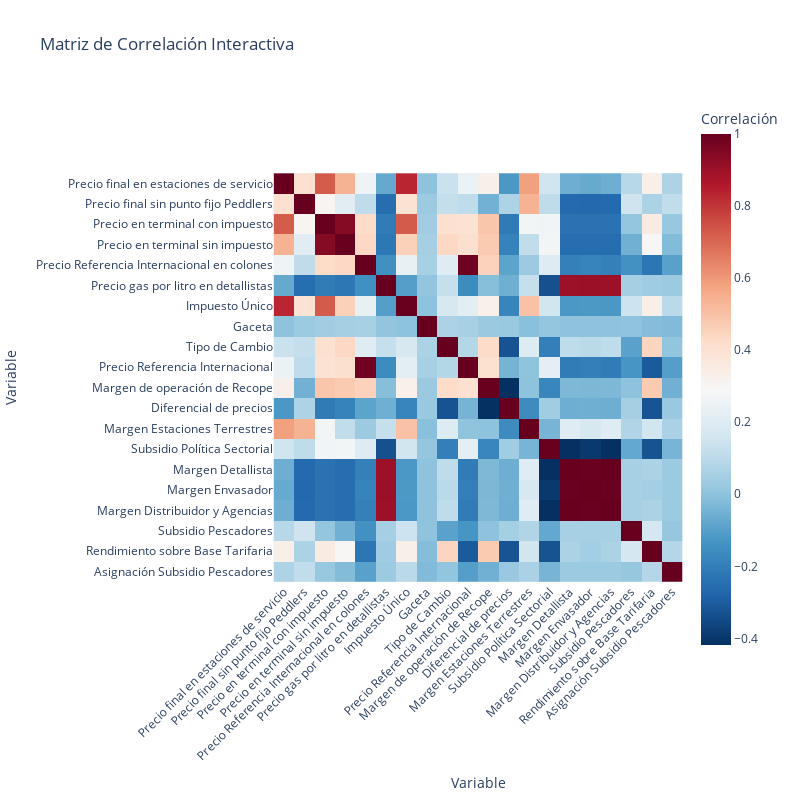

The cell this chart's notebook holds for it:
### Markdown cell above
## Correlación de las variables

### Code cell
import numpy as np
import matplotlib.pyplot as plt
import seaborn as sns
import plotly.express as px
import plotly.graph_objects as go

# Usar el DataFrame original o el procesado según disponibilidad
# Preferimos usar un DataFrame sin normalizar para ver las correlaciones originales
df_corr = df_clean.copy()

# Seleccionar solo columnas numéricas para el análisis de correlación
num_cols = df_corr.select_dtypes(include=['float64', 'int64', 'Int64']).columns.tolist()
print(f"Analizando correlaciones entre {len(num_cols)} variables numéricas")

# Verificar que haya suficientes columnas numéricas para analizar
if len(num_cols) < 2:
    print("No hay suficientes variables numéricas para realizar un análisis de correlación.")
else:
    # 1. Matriz de correlación de Pearson
    print("\n1. MATRIZ DE CORRELACIÓN DE PEARSON")
    print("Muestra correlaciones lineales entre variables (-1 a 1)")
    
    # Calcular la matriz de correlación
    corr_matrix = df_corr[num_cols].corr(method='pearson')
    
    # Mostrar la matriz de correlación
    print("\nMatriz de correlación:")
    print(corr_matrix.round(2))
    
    # Visualizar la matriz de correlación con seaborn
    plt.figure(figsize=(14, 12))
    mask = np.triu(np.ones_like(corr_matrix, dtype=bool))  # Máscara para mostrar solo la mitad
    cmap = sns.diverging_palette(230, 20, as_cmap=True)
    sns.heatmap(corr_matrix, mask=mask, cmap=cmap, vmax=1, vmin=-1, center=0,
                annot=True, fmt=".2f", square=True, linewidths=.5)
    plt.title('Matriz de Correlación de Pearson', fontsize=15)
    plt.tight_layout()
    plt.show()
    
    # 2. Identificar las correlaciones más fuertes
    print("\n2. CORRELACIONES MÁS FUERTES")
    
    # Convertir matriz de correlación a DataFrame para facilitar la manipulación
    corr_df = corr_matrix.stack().reset_index()
    corr_df.columns = ['Variable 1', 'Variable 2', 'Correlación']
    
    # Filtrar para eliminar autocorrelaciones y duplicados
    corr_df = corr_df[(corr_df['Variable 1'] != corr_df['Variable 2'])]
    
    # Ordenar por valor absoluto de correlación
    corr_df['Abs_Corr'] = corr_df['Correlación'].abs()
    corr_df = corr_df.sort_values('Abs_Corr', ascending=False)
    
    # Mostrar las 10 correlaciones más fuertes
    print("\nTop 10 correlaciones más fuertes:")
    print(corr_df.head(10))
    
    # Visualizar las 5 correlaciones más fuertes
    top_pairs = corr_df.head(5)
    
    plt.figure(figsize=(15, 12))
    for i, (_, row) in enumerate(top_pairs.iterrows()):
        var1, var2, corr_val = row['Variable 1'], row['Variable 2'], row['Correlación']
        
        plt.subplot(2, 3, i+1)
        sns.scatterplot(x=df_corr[var1], y=df_corr[var2], alpha=0.6)
        plt.title(f'Correlación: {corr_val:.2f}')
        plt.xlabel(var1)
        plt.ylabel(var2)
        
        # Añadir línea de regresión
        plt.plot(np.unique(df_corr[var1].dropna()), 
                np.poly1d(np.polyfit(df_corr[var1].dropna(), df_corr[var2].dropna(), 1))(np.unique(df_corr[var1].dropna())), 
                color='red')
    
    plt.tight_layout()
    plt.show()
    
    # 3. Análisis de correlación por grupos de variables
    print("\n3. ANÁLISIS DE CORRELACIÓN POR GRUPOS")
    
    # Si hay muchas variables numéricas, agruparlas en categorías lógicas
    if len(num_cols) > 10:
        # Ejemplo: podemos agrupar por prefijos comunes o características similares
        # Esto dependerá de los nombres de las columnas en el dataset específico
        
        # Algunas posibles agrupaciones:
        # - Variables relacionadas con precios
        # - Variables relacionadas con cantidades
        # - Variables relacionadas con fechas o tiempos
        # - Etc.
        
        # Para este ejemplo, agruparemos por el primer término del nombre de la columna
        grupos = {}
        
        for col in num_cols:
            # Dividir por guion bajo, punto o camel case
            prefix = col.split('_')[0].split('.')[0]
            # Convertir a minúsculas para estandarizar
            prefix = prefix.lower()
            
            if prefix not in grupos:
                grupos[prefix] = []
            grupos[prefix].append(col)
        
        print("\nAgrupaciones identificadas:")
        for grupo, columnas in grupos.items():
            if len(columnas) > 1:  # Solo mostrar grupos con más de una columna
                print(f"- Grupo '{grupo}': {len(columnas)} columnas")
                
                # Calcular correlaciones dentro del grupo
                if len(columnas) > 1:
                    group_corr = df_corr[columnas].corr()
                    
                    plt.figure(figsize=(10, 8))
                    sns.heatmap(group_corr, annot=True, cmap='coolwarm', fmt=".2f", linewidths=.5)
                    plt.title(f'Correlaciones en grupo "{grupo}"')
                    plt.tight_layout()
                    plt.show()
    
    # 4. Mapa de calor interactivo con Plotly
    print("\n4. MAPA DE CALOR INTERACTIVO")
    
    # Limitar a 20 columnas para mantener el gráfico manejable
    if len(num_cols) > 20:
        # Tomar las columnas con mayor varianza
        cols_var = df_corr[num_cols].var().sort_values(ascending=False).head(20).index.tolist()
    else:
        cols_var = num_cols
    
    # Calcular matriz de correlación para las columnas seleccionadas
    fig = px.imshow(df_corr[cols_var].corr(),
                    labels=dict(x="Variable", y="Variable", color="Correlación"),
                    x=cols_var,
                    y=cols_var,
                    color_continuous_scale="RdBu_r",
                    title="Matriz de Correlación Interactiva")
    
    fig.update_layout(
        width=800,
        height=800,
        xaxis_showgrid=False,
        yaxis_showgrid=False,
        xaxis_tickangle=-45,
    )
    
    fig.show()
    
    # 5. Análisis de correlación Spearman (útil para relaciones no lineales)
    print("\n5. CORRELACIÓN DE SPEARMAN")
    print("Mide correlaciones monótonas, útil cuando la relación no es lineal")
    
    # Calcular matriz de correlación Spearman
    spearman_corr = df_corr[num_cols].corr(method='spearman')
    
    # Mostrar diferencias entre Pearson y Spearman
    print("\nComparación de diferencias significativas entre correlaciones Pearson y Spearman:")
    
    # Crear DataFrame para comparación
    comp_df = pd.DataFrame({
        'Pearson': corr_matrix.unstack(),
        'Spearman': spearman_corr.unstack()
    }).reset_index()
    comp_df.columns = ['Variable 1', 'Variable 2', 'Pearson', 'Spearman']
    
    # Filtrar autocorrelaciones
    comp_df = comp_df[comp_df['Variable 1'] != comp_df['Variable 2']]
    
    # Calcular diferencia absoluta
    comp_df['Diferencia'] = (comp_df['Spearman'] - comp_df['Pearson']).abs()
    
    # Mostrar las mayores diferencias (posibles relaciones no lineales)
    print(comp_df.sort_values('Diferencia', ascending=False).head(10))
    
    # Visualizar algunas de las relaciones con mayores diferencias
    top_diff = comp_df.sort_values('Diferencia', ascending=False).head(3)
    
    if not top_diff.empty:
        plt.figure(figsize=(15, 5))
        for i, (_, row) in enumerate(top_diff.iterrows()):
            var1, var2 = row['Variable 1'], row['Variable 2']
            pearson, spearman = row['Pearson'], row['Spearman']
            
            plt.subplot(1, 3, i+1)
            sns.scatterplot(x=df_corr[var1], y=df_corr[var2], alpha=0.6)
            plt.title(f'Pearson: {pearson:.2f} vs Spearman: {spearman:.2f}')
            plt.xlabel(var1)
            plt.ylabel(var2)
        
        plt.tight_layout()
        plt.show()
    
    # 6. Clústeres de variables correlacionadas
    print("\n6. CLÚSTERES DE VARIABLES CORRELACIONADAS")
    
    # Convertir la matriz de correlación en una matriz de distancias
    # Variables altamente correlacionadas tendrán distancias pequeñas
    dist = 1 - corr_matrix.abs()
    
    # Realizar clustering jerárquico
    from scipy.cluster import hierarchy
    
    try:
        plt.figure(figsize=(16, 10))
        # Asegurar que la matriz es simétrica antes de calcular el enlace
        # Usar un método alternativo para calcular el enlace evitando squareform
        if len(num_cols) > 1:  # Solo si hay más de una columna numérica
            # Convertir la matriz de distancia a un vector de condensed distance
            # Primero asegurémonos de que la matriz sea simétrica
            dist_sym = (dist + dist.T) / 2
            
            # Calcular el enlace directamente sin usar squareform
            linkage = hierarchy.linkage(dist_sym, method='complete')
            dendro = hierarchy.dendrogram(linkage, labels=corr_matrix.columns, leaf_rotation=90)
            plt.title('Dendrograma de Variables según Correlación', fontsize=15)
            plt.xlabel('Variables')
            plt.ylabel('Distancia')
            plt.tight_layout()
            plt.show()
        else:
            print("No hay suficientes variables numéricas para realizar clustering jerárquico.")
    except Exception as e:
        print(f"Error al realizar clustering jerárquico: {e}")
        print("Omitiendo visualización de dendrograma.")
    
    # 7. Conclusiones sobre correlaciones
    print("\n7. CONCLUSIONES DEL ANÁLISIS DE CORRELACIÓN")
    
    # Identificar variables altamente correlacionadas para posible eliminación
    threshold = 0.9  # Umbral de correlación muy alta
    high_corr = corr_df[corr_df['Abs_Corr'] > threshold]
    
    if not high_corr.empty:
        print(f"\nVariables altamente correlacionadas (|r| > {threshold}):")
        print(high_corr)
        print("\nEstas variables podrían ser redundantes. Se recomienda considerar eliminar una de cada par.")
    else:
        print(f"No se encontraron variables con correlaciones muy altas (|r| > {threshold}).")
    
    # Variables con correlaciones fuertes con múltiples variables
    var_count = pd.concat([
        corr_df[corr_df['Abs_Corr'] > 0.7]['Variable 1'],
        corr_df[corr_df['Abs_Corr'] > 0.7]['Variable 2']
    ]).value_counts()
    
    if not var_count.empty and len(var_count[var_count > 1]) > 0:
        print("\nVariables con múltiples correlaciones fuertes:")
        print(var_count[var_count > 1])
        print("\nEstas variables podrían ser especialmente importantes en el dataset.")
    
    # Resumen de hallazgos
    print("\nResumen de hallazgos del análisis de correlación:")
    if not corr_df.empty and len(corr_df) >= 3:
        print("1. Las correlaciones más fuertes se encuentran entre: " + 
              ", ".join([f"{row['Variable 1']} y {row['Variable 2']} ({row['Correlación']:.2f})" 
                        for _, row in corr_df.head(3).iterrows()]))
    
    # Verificar posibles relaciones no lineales
    if not comp_df.empty and comp_df['Diferencia'].max() > 0.2 and len(comp_df[comp_df['Diferencia'] > 0.2]) > 0:
        print("2. Se detectaron posibles relaciones no lineales entre: " + 
              ", ".join([f"{row['Variable 1']} y {row['Variable 2']}" 
                        for _, row in comp_df[comp_df['Diferencia'] > 0.2].head(3).iterrows()]))
    else:
        print("2. No se detectaron relaciones no lineales significativas.")
    
    # Guardar las correlaciones en un archivo
    corr_matrix.to_csv("resultados/matriz_correlacion.csv")
    print("\nMatriz de correlación guardada en 'resultados/matriz_correlacion.csv'")

### Figure 1 — Plotly figure (JSON) as saved in the notebook; plotly's stock layout.template omitted (floating-point values rounded to 4 significant figures; data arrays with more than 128 entries replaced by an {"elided": "..."} marker saying what was removed)
{"data": [{"coloraxis": "coloraxis", "hovertemplate": "Variable: %{x}<br>Variable: %{y}<br>Correlación: %{z}<extra></extra>", "name": "0", "type": "heatmap", "x": ["Precio final en estaciones de servicio", "Precio final sin punto fijo Peddlers", "Precio en terminal con impuesto", "Precio en terminal sin impuesto", "Precio Referencia Internacional en colones", "Precio gas por litro en detallistas", "Impuesto Único", "Gaceta", "Tipo de Cambio", "Precio Referencia Internacional", "Margen de operación de Recope", "Diferencial de precios", "Margen Estaciones Terrestres", "Subsidio Política Sectorial", "Margen Detallista", "Margen Envasador", "Margen Distribuidor y Agencias", "Subsidio Pescadores", "Rendimiento sobre Base Tarifaria", "Asignación Subsidio Pescadores"], "xaxis": "x", "y": ["Precio final en estaciones de servicio", "Precio final sin punto fijo Peddlers", "Precio en terminal con impuesto", "Precio en terminal sin impuesto", "Precio Referencia Internacional en colones", "Precio gas por litro en detallistas", "Impuesto Único", "Gaceta", "Tipo de Cambio", "Precio Referencia Internacional", "Margen de operación de Recope", "Diferencial de precios", "Margen Estaciones Terrestres", "Subsidio Política Sectorial", "Margen Detallista", "Margen Envasador", "Margen Distribuidor y Agencias", "Subsidio Pescadores", "Rendimiento sobre Base Tarifaria", "Asignación Subsidio Pescadores"], "yaxis": "y", "z": {"elided": "20x20 float values"}}], "layout": {"coloraxis": {"colorbar": {"title": {"text": "Correlación"}}, "colorscale": [[0, "rgb(5,48,97)"], [0.1, "rgb(33,102,172)"], [0.2, "rgb(67,147,195)"], [0.3, "rgb(146,197,222)"], [0.4, "rgb(209,229,240)"], [0.5, "rgb(247,247,247)"], [0.6, "rgb(253,219,199)"], [0.7, "rgb(244,165,130)"], [0.8, "rgb(214,96,77)"], [0.9, "rgb(178,24,43)"], [1, "rgb(103,0,31)"]]}, "height": 800, "title": {"text": "Matriz de Correlación Interactiva"}, "width": 800, "xaxis": {"anchor": "y", "constrain": "domain", "domain": [0, 1], "scaleanchor": "y", "showgrid": false, "tickangle": -45, "title": {"text": "Variable"}}, "yaxis": {"anchor": "x", "autorange": "reversed", "constrain": "domain", "domain": [0, 1], "showgrid": false, "title": {"text": "Variable"}}}}
